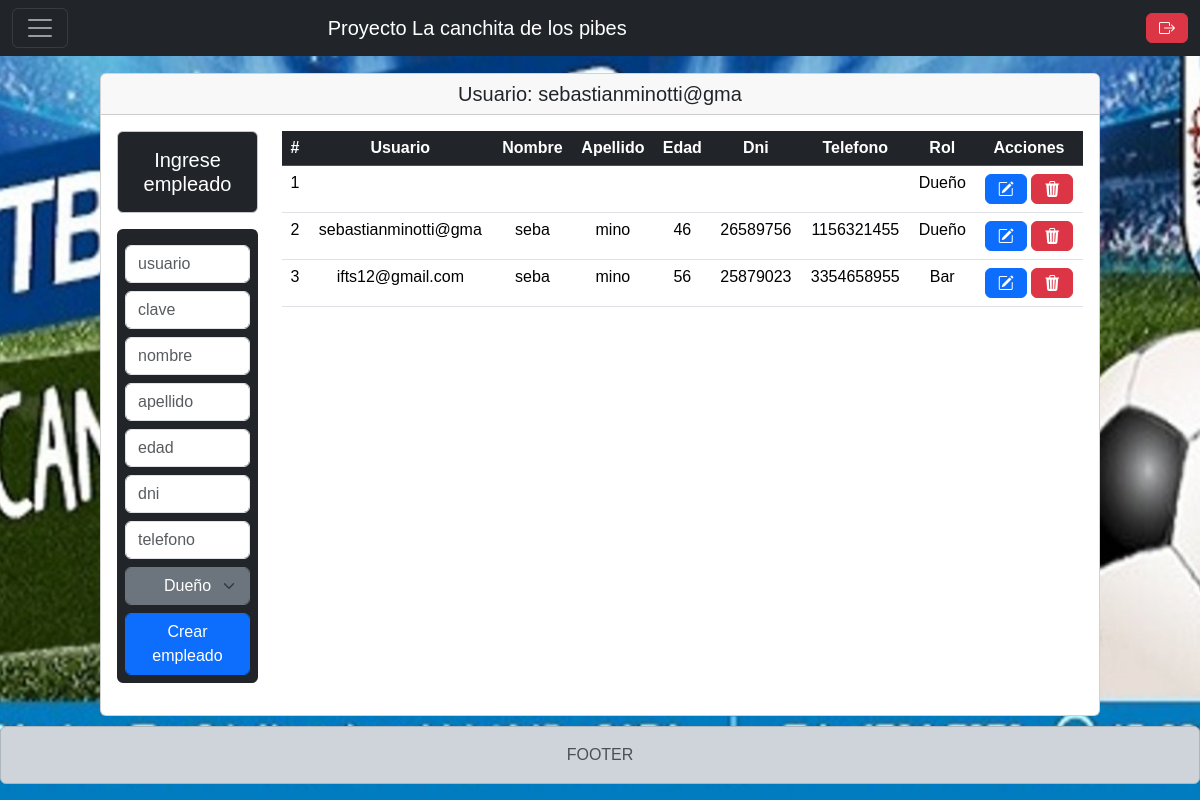
The page /src/Views/listado.php (signed in) on the database its author committed.
### tables this page shows
CREATE TABLE `empleado` (
  `id_empleado` int(11) NOT NULL,
  `id_rol` int(11) NOT NULL,
  `id_persona` int(11) NOT NULL,
  `id_usuario` int(11) NOT NULL,
  `habilitado` int(11) NOT NULL DEFAULT 1,
  `cancelado` int(11) NOT NULL DEFAULT 0,
  `idCreate` timestamp NOT NULL DEFAULT current_timestamp(),
  `idUpdate` timestamp NOT NULL DEFAULT current_timestamp() ON UPDATE current_timestamp()
);

CREATE TABLE `roles` (
  `id_roles` int(11) NOT NULL,
  `idCreate` timestamp NOT NULL DEFAULT current_timestamp(),
  `idUpdate` timestamp NOT NULL DEFAULT current_timestamp() ON UPDATE current_timestamp(),
  `habilitado` int(11) NOT NULL DEFAULT 1,
  `cancelado` int(11) NOT NULL DEFAULT 0,
  `rol` varchar(20) NOT NULL
);

CREATE TABLE `usuario` (
  `id_usuario` int(4) NOT NULL,
  `email` varchar(20) NOT NULL,
  `clave` varchar(100) NOT NULL,
  `id_persona` int(11) NOT NULL,
  `idUpdate` timestamp NOT NULL DEFAULT current_timestamp() ON UPDATE current_timestamp(),
  `idCreate` timestamp NOT NULL DEFAULT current_timestamp(),
  `habilitado` int(11) NOT NULL DEFAULT 1,
  `cancelado` int(11) NOT NULL DEFAULT 0
);

CREATE TABLE `persona` (
  `id_persona` int(11) NOT NULL,
  `apellido` varchar(20) NOT NULL,
  `nombre` varchar(20) NOT NULL,
  `edad` varchar(3) NOT NULL,
  `dni` varchar(10) NOT NULL,
  `telefono` varchar(11) NOT NULL,
  `habilitado` int(1) NOT NULL DEFAULT 1,
  `cancelado` int(1) NOT NULL DEFAULT 0,
  `idCreate` timestamp NOT NULL DEFAULT current_timestamp(),
  `idUpdate` timestamp NOT NULL DEFAULT current_timestamp() ON UPDATE current_timestamp()
);

### src/Model/peticionesSql.php (called while the page is built, shortened)
<?php
$listarEmpleados = "SELECT persona.id_persona, empleado.id_empleado, persona.edad, persona.nombre, persona.apellido, persona.dni, roles.rol, usuario.email, persona.telefono
FROM empleado
INNER JOIN persona ON empleado.id_persona = persona.id_persona
INNER JOIN roles ON empleado.id_rol  = roles.id_roles
INNER JOIN usuario ON empleado.id_usuario = usuario.id_usuario
WHERE empleado.habilitado = 1 AND empleado.cancelado = 0 ORDER BY empleado.id_empleado ASC ";
$listarRol = "SELECT id_roles,rol FROM roles WHERE habilitado=1 AND cancelado=0";

### src/Views/listado.php (the view, shortened to what this page needs)
<?php
$conectarDB = new ConectionDB();
$conn = $conectarDB->getConnection();
require_once __DIR__ . '/../Model/peticionesSql.php';
?>
<!DOCTYPE html>
<html lang="es">
<?php include_once __DIR__ . '/../Template/head.php'; ?>
<body class="content">
  <?php include_once __DIR__ . '/../Template/navBar.php'; ?>
  <div class="centrar">
    <div class="mt-5 card col-10">
      <h5 class="card-header">Usuario: <?php echo " " . htmlspecialchars($_SESSION['email'], ENT_QUOTES, 'UTF-8'); ?></h5>
      <div class="card-body">
        <div class="text-center">
          <div class="row">
            <div class="col-2">
              <h5 class="alert alert-secondary text-bg-dark">Ingrese empleado</h5>
              <form method="post" action="listado.php" class="d-grid bg-dark p-2 rounded">
                <input type="email" name="email" placeholder="usuario" class="mt-2 form-control">
                <input type="password" name="clave" placeholder="clave" class="mt-2 form-control">
                <input type="text" name="nombre" placeholder="nombre" class=" mt-2 form-control">
                <input type="text" name="apellido" placeholder="apellido" class="mt-2 form-control">
                <input type="text" name="edad" placeholder="edad" class="mt-2 form-control">
                <input type="text" name="dni" placeholder="dni" class="mt-2 form-control">
                <input type="text" name="telefono" placeholder="telefono" class="mt-2 form-control">
                <div>
                  <div class="input-group">
                    <select name="rol" class="mt-2 form-select form-control btn btn-secondary">
                      <?php
                      $listarRoles = mysqli_query($conn, $listarRol);
                      while ($row = mysqli_fetch_array($listarRoles)) { ?>
                        <option value="<?php echo $row["id_roles"] ?>"><?php echo $row["rol"] ?></option>
                      <?php } ?>
                    </select>
                  </div>
                </div>
                <button type="submit" name="crearEmpleado" class="mt-2 btn btn-primary form-control">Crear empleado</button>
              </form>
            </div>
            <div class="col-10">
              <table class="table text-center">
                <thead>
                  <tr class="table-dark rounded">
                    <th scope="col">#</th>
                    <th scope="col">Usuario</th>
                    <th scope="col">Nombre</th>
                    <th scope="col">Apellido</th>
                    <th scope="col">Edad</th>
                    <th scope="col">Dni</th>
                    <th scope="col">Telefono</th>
                    <th scope="col">Rol</th>
                    <th scope="col">Acciones</th>
                  </tr>
                </thead>
                <tbody>
                  <?php
                  $listarRegistros = mysqli_query($conn, $listarEmpleados);
                  while ($row = mysqli_fetch_array($listarRegistros)) { ?>
                    <tr>
                      <td><?php echo $row["id_empleado"]; ?></td>
                      <td><?php echo $row["email"]; ?></td>
                      <td><?php echo $row["nombre"]; ?></td>
                      <td><?php echo $row["apellido"]; ?></td>
                      <td><?php echo $row["edad"]; ?></td>
                      <td><?php echo $row["dni"]; ?></td>
                      <td><?php echo $row["telefono"]; ?></td>
                      <td><?php echo $row["rol"]; ?></td>
                      <td>
                        <a class="btn btn-primary" href="../Views/modificar.php?idEmpleado=<?php echo $row["id_empleado"]; ?>"><i class="bi bi-pencil-square"></i></a>
                        <a class="btn btn-danger" href="../Views/eliminar.php?idEmpleado=<?php echo $row["id_empleado"]; ?>"><i class="bi bi-trash3-fill"></i></a>
                      </td>
                    </tr>
                  <?php } ?>
                </tbody>
              </table>
            </div>
          </div>
        </div>
      </div>
    </div>
  </div>
  <?php include_once __DIR__ . '/../Template/footer.php'; ?>
</body>
</html>

### src/Template/head.php (shortened to what this page needs)
<head>
  <link href="https://cdn.jsdelivr.net/npm/bootstrap@5.3.3/dist/css/bootstrap.min.css" rel="stylesheet">
  <link rel="stylesheet" href="https://cdn.jsdelivr.net/npm/bootstrap-icons@1.11.3/font/bootstrap-icons.min.css">
  <link rel="stylesheet" href="src/Css/styles.css">
</head>

### src/Template/navBar.php (shortened to what this page needs)
<nav class="navbar navbar-dark bg-dark fixed-top">
  <div class="container-fluid d-flex align-items-center justify-content-between">
    <button
      class="navbar-toggler"
      type="button"
      data-bs-toggle="offcanvas"
      data-bs-target="#offcanvasDarkNavbar"
      aria-controls="offcanvasDarkNavbar"
      aria-label="Toggle navigation">
      <span class="navbar-toggler-icon"></span>
    </button>
    <a class="navbar-brand text-white mx-auto" href="index.php">Proyecto La canchita de los pibes</a>
    <div class="ms-auto d-flex align-items-center">
      <?php if (!isset($_SESSION['email']) || empty($_SESSION['email'])) { ?>
        <button type="button" class="btn btn-outline-light" data-bs-toggle="modal" data-bs-target="#modalLoguin">
          Ingresar
        </button>
        <button type="button" class="btn btn-outline-light" data-bs-toggle="modal" data-bs-target="#modalRegistrar">
          Registrate
        </button>
      <?php } else { ?>
                  <a class="btn btn-danger" href="<?php echo dirname($_SERVER['PHP_SELF']) . '../../Controllers/cerrarSesision.php'; ?>">
          <i class="bi bi-box-arrow-right"></i>
        </a>
      <?php } ?>
    </div>
  </div>
</nav>

### src/Template/footer.php (shortened to what this page needs)
<div class="alert alert-dark text-center fixed-bottom" role="alert">
    FOOTER
</div>

### src/Css/styles.css (style rules this page uses)
* { box-sizing: border-box; }
html, body { height: 100%; margin: 0; padding: 0; }
body { min-height: 100vh; display: flex; flex-direction: column; background-color: #333; font-family: sans-serif; color: aliceblue; text-align: center; background-image: url("/src/Public/FondoInicio.jpg"); background-position: center; background-attachment: fixed; background-repeat: no-repeat; background-size: cover; padding-bottom: 60px; }
.centrar { display: flex; justify-content: center; align-items: center; height: 100vh; }
.fixed-bottom { display: block !important; z-index: 9999; }

### rows shown on the page
empleado: id_empleado "1", id_rol.rol "Dueño"
empleado: id_empleado "2", id_usuario.email "sebastianminotti@gma", id_persona.nombre "seba", id_persona.apellido "mino", id_persona.edad "46", id_persona.dni "26589756", id_persona.telefono "1156321455", id_rol.rol "Dueño"
empleado: id_empleado "3", id_usuario.email "ifts12@gmail.com", id_persona.nombre "seba", id_persona.apellido "mino", id_persona.edad "56", id_persona.dni "25879023", id_persona.telefono "3354658955", id_rol.rol "Bar"

### other values the page prints
$_SESSION['email'] "sebastianminotti@gma"
form field rol "Dueño"
